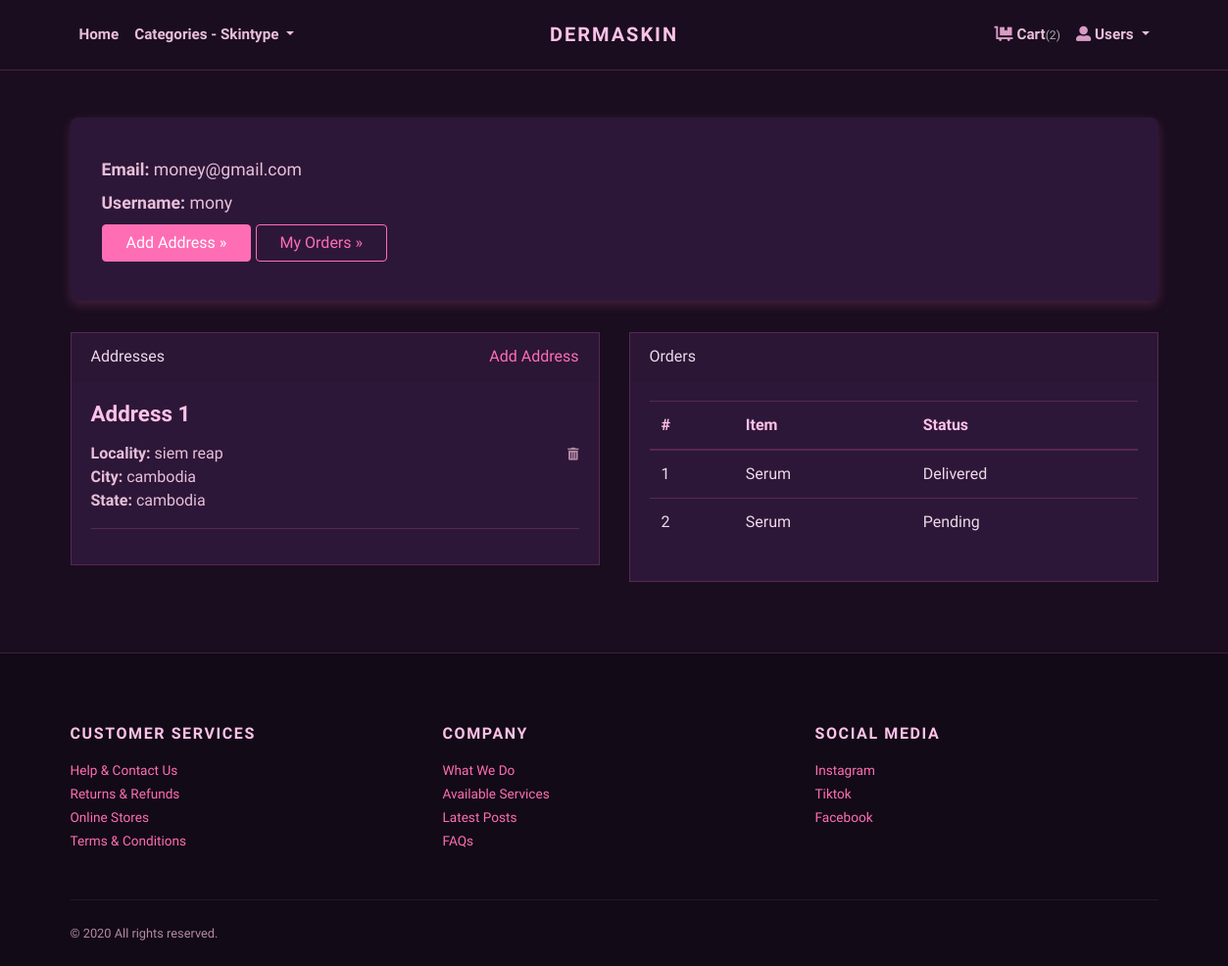
The page /accounts/profile/ (signed in) on the database its author committed.
### store/models.py (models this page shows, shortened)
class Address(models.Model):
    user = models.ForeignKey(User, verbose_name="User", on_delete=models.CASCADE)
    locality = models.CharField(max_length=150, verbose_name="Nearest Location")
    city = models.CharField(max_length=150, verbose_name="City")
    state = models.CharField(max_length=150, verbose_name="State")

class Order(models.Model):
    user = models.ForeignKey(User, verbose_name="User", on_delete=models.CASCADE)
    address = models.ForeignKey(Address, verbose_name="Shipping Address", on_delete=models.CASCADE)
    product = models.ForeignKey(Product, verbose_name="Product", on_delete=models.CASCADE)
    quantity = models.PositiveIntegerField(verbose_name="Quantity")
    payment_method = models.CharField(
        max_length=10,
        default="COD"
    )
    payment_proof = models.ImageField(
        upload_to='payment_proofs',
        blank=True,
        null=True,
        verbose_name="Payment Proof Screenshot"
    )
    payment_status = models.CharField(
        choices=PAYMENT_STATUS_CHOICES,
        max_length=20,
        default="Pending",
        verbose_name="Payment Verification Status"
    )
    payment_verified_at = models.DateTimeField(
        blank=True,
        null=True,
        verbose_name="Payment Verified Date"
    )
    admin_notes = models.TextField(
        blank=True,
        null=True,
        verbose_name="Admin Notes"
    )
    ordered_date = models.DateTimeField(auto_now_add=True, verbose_name="Ordered Date")
    status = models.CharField(
        choices=STATUS_CHOICES,
        max_length=50,
        default="Pending"
    )

class Product(models.Model):
    title = models.CharField(max_length=150, verbose_name="Product Title")
    slug = models.SlugField(max_length=160, verbose_name="Product Slug")
    sku = models.CharField(max_length=255, unique=True, verbose_name="Unique Product ID (SKU)")
    short_description = models.TextField(verbose_name="Short Description")
    detail_description = models.TextField(blank=True, null=True, verbose_name="Detail Description")
    product_image = models.ImageField(upload_to='product', blank=True, null=True, verbose_name="Product Image")
    price = models.DecimalField(max_digits=8, decimal_places=2)
    category = models.ForeignKey(Category, verbose_name="Product Categoy", on_delete=models.CASCADE)
    is_active = models.BooleanField(verbose_name="Is Active?")
    is_featured = models.BooleanField(verbose_name="Is Featured?")
    created_at = models.DateTimeField(auto_now_add=True, verbose_name="Created Date")
    updated_at = models.DateTimeField(auto_now=True, verbose_name="Updated Date")
    class Meta:
        verbose_name_plural = 'Products'
        ordering = ('-created_at', )

### store/views.py (the view)
# urls.py: path('accounts/profile/', views.profile, name="profile"),
@login_required
def profile(request):
    addresses = Address.objects.filter(user=request.user)
    orders = Order.objects.filter(user=request.user)
    return render(request, 'account/profile.html', {
        'addresses': addresses,
        'orders': orders
    })

### store/context_preprocessors.py (called while the page is built)
def store_menu(request):
    categories = Category.objects.filter(is_active=True)
    context = {
        'categories_menu': categories,
    }
    return context

def cart_menu(request):
    if request.user.is_authenticated:
        cart_items= Cart.objects.filter(user=request.user)
        context = {
            'cart_items': cart_items,
        }
    else:
        context = {}
    return context

### templates/account/profile.html (shortened to what this page needs)
{% extends 'base.html' %}
{% load static %}
    {% block content %}
      <div class="container py-5">
        <div class="jumbotron">
          <p><strong>Email:</strong> {{request.user.email}}</p>
          <p><strong>Username:</strong> {{request.user.username}}</p>
          <p><a class="btn btn-primary btn-large" href="{% url 'store:add-address' %}">Add Address »</a> <a class="btn btn-outline-primary btn-large" href="#">My Orders »</a></p>
        </div>
        <div class="row">
          <div class="col-lg-6">
            <div class="card mb-4" id="headings">
              <div class="card-header">Addresses <span class="float-right"><a href="{% url 'store:add-address' %}">Add Address</a></span></div>
              <div class="card-body">
                {% if addresses %}
                    {% for address in addresses %}
                        <h4 class="mb-3">Address {{forloop.counter}}</h4>
                        <span class="float-right"><a href="{% url 'store:remove-address' address.id %}"><i class="fas fa-trash-alt small text-muted"></i></a></span>
                        <p>
                            <strong>Locality: </strong>{{address.locality}} <br>
                            <strong>City: </strong>{{address.city}} <br>
                            <strong>State: </strong>{{address.state}} <br>
                        </p>
                        <hr>
                    {% endfor %}
                {% else %}
                <div class="text-danger">
                  Address not Added.
                </div>
                {% endif %}
              </div>
            </div>
          </div>
          <div class="col-lg-6">
            <div class="card mb-4" id="tables">
              <div class="card-header">Orders</div>
              <div class="card-body">
                <table class="table table-hover">
                  <thead>
                    <tr>
                      <th>#</th>
                      <th>Item</th>
                      <th>Status</th>
                    </tr>
                  </thead>
                  <tbody>
                    {% if orders %}
                      {% for order in orders %}
                        <tr>
                          <td>{{forloop.counter}}</td>
                          <td>{{order.product.title}}</td>
                          <td>
                            {{order.status}}
                          </td>
                        </tr>
                      {% endfor %}
                    {% else %}
                    <tr>
                      <td class="text-danger" colspan="3">You've not Ordered anything yet.</td>
                    </tr>
                    {% endif %}
                  </tbody>
                </table>
              </div>
            </div>
          </div>
        </div>
      </div>
{% endblock content %}

### jewelryshop/static/css/style.default.css (style rules this page uses)
strong { font-weight: 700; }
.btn { font-weight: 400; border: 1px solid transparent; font-family: inherit; padding: 0.375rem 1.5rem; font-size: 1rem; line-height: 1.5; border-radius: 0; transition: color 0.15s ease-in-out, background-color 0.15s ease-in-out, border-color 0.15s ease-in-out, box-shadow 0.15s ease-in-out; }
.btn-primary { color: #212529; background-color: #dcb14a; border-color: #dcb14a; }
.btn-outline-primary { color: #dcb14a; background-color: transparent; background-image: none; border-color: #dcb14a; }
body { font-family: "Libre Franklin", sans-serif; font-size: 1rem; font-weight: 400; line-height: 1.5; color: #111111; background-color: #fff; }
a { color: #dcb14a; text-decoration: none; }
h1, h2, h3, h4, h5, h6, .h1, .h2, .h3, .h4, .h5, .h6 { margin-bottom: 0.5rem; font-family: inherit; font-weight: 900; line-height: 1.2; color: inherit; }
h4, .h4 { font-size: 1.4rem; }
hr { border-top: 1px solid rgba(17, 17, 17, 0.1); }
small, .small { font-size: 80%; font-weight: 400; }
.card { background-color: #fff; border: 1px solid rgba(17, 17, 17, 0.125); border-radius: 0; }
.card-body { padding: 1.25rem; }
.card-header { padding: 0.75rem 1.25rem; background-color: rgba(17, 17, 17, 0.03); border-bottom: 1px solid rgba(17, 17, 17, 0.125); }
.card-header:first-child { border-radius: calc(0 - 1px) calc(0 - 1px) 0 0; }

### jewelryshop/static/css/custom.css (style rules this page uses)
html, body { background-color: #1a0d1f !important; color: #f0d7e8 !important; }
h1, h2, h3, h4, h5, h6 { color: #ffc2e8 !important; }
p, span, small, label { color: #e8bfd9 !important; }
a { color: #ff6eb4 !important; }
.navbar i, .fas, .far { color: #d89cc5 !important; }
.card { background-color: #2d1738 !important; border: 1px solid rgba(255, 110, 180, 0.2); }
.btn { border-radius: 4px; }
.btn-primary { background-color: #ff6eb4 !important; border-color: #ff6eb4 !important; color: #ffffff !important; }
.table { color: #f0d7e8 !important; }
.table th, .table td { border-color: rgba(255, 110, 180, 0.2) !important; }
.table thead th { background-color: #2d1738 !important; color: #ffc2e8 !important; }
.text-muted { color: #b388a6 !important; }
hr { border-color: rgba(255, 110, 180, 0.2) !important; }
.jumbotron { background-color: #2d1738; padding: 2rem 2rem; border-radius: 0.5rem; box-shadow: 0 4px 12px rgba(255, 110, 180, 0.2); margin-bottom: 2rem; text-align: left; }
.jumbotron p { font-size: 1.1rem; color: #e8bfd9; margin-bottom: 0.5rem; }
.jumbotron .btn-primary { background-color: #ff6eb4; border-color: #ff6eb4; transition: background 0.3s ease, border-color 0.3s ease; }
.jumbotron .btn-outline-primary { border-color: #ff6eb4; color: #ff6eb4; transition: all 0.3s ease; }

### rows shown on the page
Address: locality "siem reap", city "cambodia", state "cambodia"
Order: product "Serum", status "Delivered"
Order: product "Serum", status "Pending"

### other values the page prints
{{ cart_items.count }} "2"
{{ request.user.email }} "money@gmail.com"
{{ request.user.username }} "mony"
